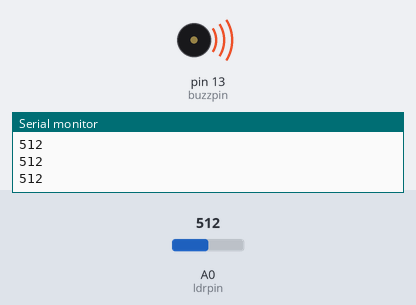
The sketch below on a simulated Arduino Uno, built with avr-gcc and run on an emulated ATmega328P. Parts: buzzer (waves = sounding, pin HIGH), the last lines printed to the serial monitor. Inputs (shaded band) come from the test bench; at power-on: A0 (ldrpin) = 512.

Above: at 1.2 s.
1.3 s: A0 (ldrpin) set to 45
2.8 s: A0 (ldrpin) set to 38
At 3.8 s:
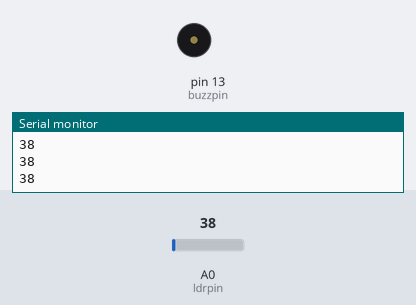
4.3 s: A0 (ldrpin) set to 122
At 4.9 s:
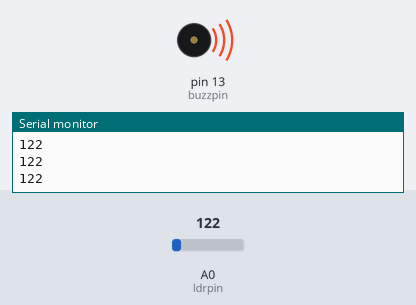
5.8 s: A0 (ldrpin) set to 30
At 6.1 s:
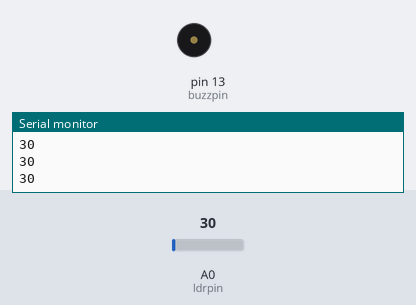
Timing chart, 0 to 8.3 s (numbered marks = the images above; inputs shaded):
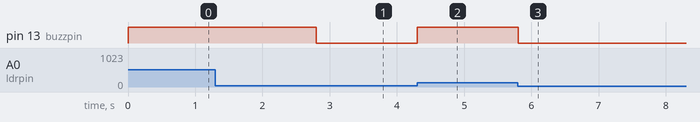

Measured:
- the behaviour switches between 41 and 40 on A0 (ldrpin) (found by bisection; images 0 and 1)
- after the input at 2.8 s, pin 13 (buzzpin): HIGH → LOW at once
- after the input at 4.3 s, pin 13 (buzzpin): LOW → HIGH at once
- after the input at 5.8 s, pin 13 (buzzpin): HIGH → LOW at once

The sketch:

laser_ldr.ino
```cpp
int ldrpin=A0;
int buzzpin=13;
int ldrval;
void setup() {
  // put your setup code here, to run once:
pinMode(ldrpin,INPUT);
pinMode(buzzpin,OUTPUT);
Serial.begin(9600);
}

void loop() {
  // put your main code here, to run repeatedly:
ldrval=analogRead(ldrpin);
if(ldrval<=40)
{
  digitalWrite(buzzpin,LOW);
}
else
{
  digitalWrite(buzzpin,HIGH);
}
Serial.println(ldrval);
}
```
